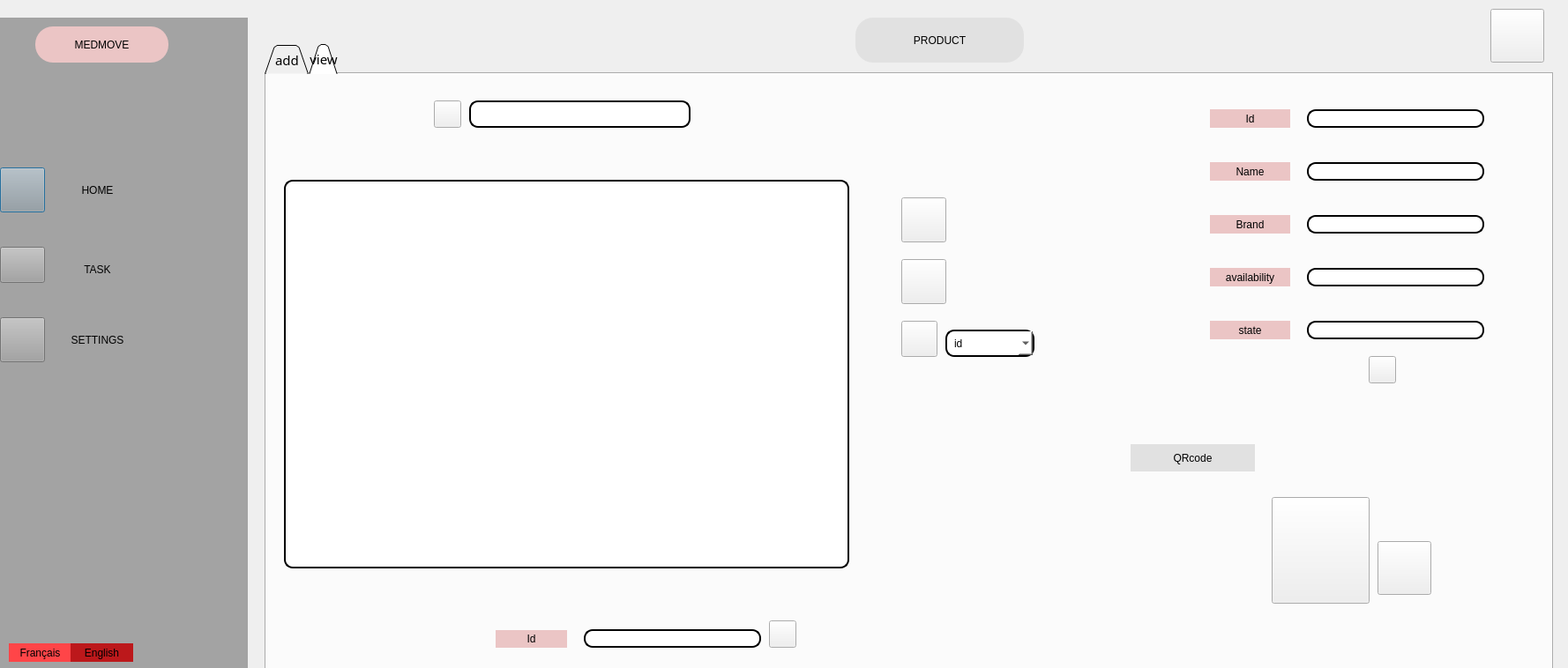
<?xml version="1.0" encoding="UTF-8"?>
<ui version="4.0">
 <class>produitang</class>
 <widget class="QDialog" name="produitang">
  <property name="geometry">
   <rect>
    <x>0</x>
    <y>0</y>
    <width>1778</width>
    <height>758</height>
   </rect>
  </property>
  <property name="windowTitle">
   <string>Dialog</string>
  </property>
  <widget class="QWidget" name="widget" native="true">
   <property name="geometry">
    <rect>
     <x>-10</x>
     <y>20</y>
     <width>291</width>
     <height>1001</height>
    </rect>
   </property>
   <property name="styleSheet">
    <string notr="true">
background-color: rgb(163, 163, 163);</string>
   </property>
   <widget class="QPushButton" name="pushButton">
    <property name="geometry">
     <rect>
      <x>10</x>
      <y>170</y>
      <width>51</width>
      <height>51</height>
     </rect>
    </property>
    <property name="styleSheet">
     <string notr="true">background-image: url(:/Downloads/home (1).svg);</string>
    </property>
    <property name="text">
     <string/>
    </property>
   </widget>
   <widget class="QPushButton" name="pushButton_5">
    <property name="geometry">
     <rect>
      <x>70</x>
      <y>160</y>
      <width>101</width>
      <height>71</height>
     </rect>
    </property>
    <property name="styleSheet">
     <string notr="true">border-radius: 30px;

color: black;
padding: 0 8px;
background-color: rgb(163, 163, 163);
font: bold, &quot;Comic Sans MS&quot;;;
text-align:center;</string>
    </property>
    <property name="text">
     <string>HOME</string>
    </property>
   </widget>
   <widget class="QPushButton" name="pushButton_4">
    <property name="geometry">
     <rect>
      <x>10</x>
      <y>260</y>
      <width>51</width>
      <height>41</height>
     </rect>
    </property>
    <property name="styleSheet">
     <string notr="true">background-image: url(:/Downloads/align-justify.svg);</string>
    </property>
    <property name="text">
     <string/>
    </property>
   </widget>
   <widget class="QPushButton" name="pushButton_6">
    <property name="geometry">
     <rect>
      <x>70</x>
      <y>250</y>
      <width>101</width>
      <height>71</height>
     </rect>
    </property>
    <property name="styleSheet">
     <string notr="true">border-radius: 30px;

color: black;
padding: 0 8px;
background-color: rgb(163, 163, 163);
font: bold, &quot;Comic Sans MS&quot;;;
text-align:center;</string>
    </property>
    <property name="text">
     <string>TASK</string>
    </property>
   </widget>
   <widget class="QPushButton" name="pushButton_7">
    <property name="geometry">
     <rect>
      <x>70</x>
      <y>330</y>
      <width>101</width>
      <height>71</height>
     </rect>
    </property>
    <property name="styleSheet">
     <string notr="true">border-radius: 30px;

color: black;
padding: 0 8px;
background-color: rgb(163, 163, 163);
font: bold, &quot;Comic Sans MS&quot;;;
text-align:center;</string>
    </property>
    <property name="text">
     <string>SETTINGS</string>
    </property>
   </widget>
   <widget class="QPushButton" name="pushButton_8">
    <property name="geometry">
     <rect>
      <x>10</x>
      <y>340</y>
      <width>51</width>
      <height>51</height>
     </rect>
    </property>
    <property name="styleSheet">
     <string notr="true">background-image: url(:/Downloads/settings.svg);</string>
    </property>
    <property name="text">
     <string/>
    </property>
   </widget>
   <widget class="QPushButton" name="pushButton_9">
    <property name="geometry">
     <rect>
      <x>50</x>
      <y>10</y>
      <width>151</width>
      <height>41</height>
     </rect>
    </property>
    <property name="styleSheet">
     <string notr="true">font: 75 8pt &quot;MS Shell Dlg 2&quot;;
border-radius: 20px;
color: black;
padding: 0 8px;
background: #ebc5c5;
font: bold, &quot;Comic Sans MS&quot;;;
text-align:center;</string>
    </property>
    <property name="text">
     <string>MEDMOVE</string>
    </property>
   </widget>
   <widget class="QPushButton" name="pushButton_24">
    <property name="geometry">
     <rect>
      <x>20</x>
      <y>710</y>
      <width>71</width>
      <height>21</height>
     </rect>
    </property>
    <property name="styleSheet">
     <string notr="true">border-radius: 30px;
background-color: rgb(255, 69, 72);

color: black;
padding: 0 8px;
font: bold, &quot;Comic Sans MS&quot;;;
text-align:center;</string>
    </property>
    <property name="text">
     <string>Français</string>
    </property>
   </widget>
   <widget class="QPushButton" name="pushButton_25">
    <property name="geometry">
     <rect>
      <x>90</x>
      <y>710</y>
      <width>71</width>
      <height>21</height>
     </rect>
    </property>
    <property name="styleSheet">
     <string notr="true">border-radius: 30px;

color: black;
padding: 0 8px;
font: bold, &quot;Comic Sans MS&quot;;;
background-color: rgb(188, 24, 27);
text-align:center;</string>
    </property>
    <property name="text">
     <string>English</string>
    </property>
   </widget>
  </widget>
  <widget class="QTabWidget" name="tabWidget">
   <property name="geometry">
    <rect>
     <x>300</x>
     <y>50</y>
     <width>1461</width>
     <height>731</height>
    </rect>
   </property>
   <property name="font">
    <font>
     <family>Noto Sans</family>
     <pointsize>11</pointsize>
     <italic>false</italic>
     <stylestrategy>PreferDefault</stylestrategy>
    </font>
   </property>
   <property name="layoutDirection">
    <enum>Qt::LeftToRight</enum>
   </property>
   <property name="styleSheet">
    <string notr="true">QTabBar::tab {
	border-color: rgb(170, 170, 0);
	background-image: url(:/Downloads/back.png);
    background: qlineargradient(x1: 0, y1: 0, x2: 0, y2: 1,
                                stop: 0 #E1E1E1, stop: 0.4 #DDDDDD,
                                stop: 0.5 #D8D8D8, stop: 1.0 #D3D3D3);
    border: 2px solid#C4C4C3;
    border-bottom-color: #C2C7CB; /* same as the pane color */
    border-top-left-radius: 4px;
    border-top-right-radius: 4px;
    min-width:20ex;
    padding: 2px;
     font: bold, &quot;Comic Sans MS&quot;;
}

QTabBar::tab:selected, QTabBar::tab:hover {
    background: qlineargradient(x1: 0, y1: 0, x2: 0, y2: 1,
                                stop: 0 #8f8c8d, stop: 0.4 #8f8c8d,
                                stop: 0.5 #8f8c8d, stop: 1.0 #8f8c8d);
}

QTabBar::tab:selected {
    border-color: #9B9B9B;
    border-bottom-color: #C2C7CB; /* same as pane color */
}</string>
   </property>
   <property name="tabShape">
    <enum>QTabWidget::Triangular</enum>
   </property>
   <property name="currentIndex">
    <number>1</number>
   </property>
   <widget class="QWidget" name="tab">
    <attribute name="title">
     <string>add</string>
    </attribute>
    <widget class="QPushButton" name="pushButton_2">
     <property name="geometry">
      <rect>
       <x>240</x>
       <y>110</y>
       <width>131</width>
       <height>31</height>
      </rect>
     </property>
     <property name="styleSheet">
      <string notr="true">font: 75 8pt &quot;MS Shell Dlg 2&quot;;
border-radius: 20px;
color: black;
padding: 0 8px;
background: #ebc5c5;
font: bold, &quot;Comic Sans MS&quot;;;
text-align:center;</string>
     </property>
     <property name="text">
      <string>Name</string>
     </property>
    </widget>
    <widget class="QPushButton" name="pushButton_3">
     <property name="geometry">
      <rect>
       <x>240</x>
       <y>290</y>
       <width>131</width>
       <height>31</height>
      </rect>
     </property>
     <property name="styleSheet">
      <string notr="true">font: 75 8pt &quot;MS Shell Dlg 2&quot;;
border-radius: 20px;
color: black;
padding: 0 8px;
background: #ebc5c5;
font: bold, &quot;Comic Sans MS&quot;;;
text-align:center;</string>
     </property>
     <property name="text">
      <string>state</string>
     </property>
    </widget>
    <widget class="QPushButton" name="pushButton_11">
     <property name="geometry">
      <rect>
       <x>240</x>
       <y>230</y>
       <width>131</width>
       <height>31</height>
      </rect>
     </property>
     <property name="styleSheet">
      <string notr="true">font: 75 8pt &quot;MS Shell Dlg 2&quot;;
border-radius: 20px;
color: black;
padding: 0 8px;
background: #ebc5c5;
font: bold, &quot;Comic Sans MS&quot;;;
text-align:center;</string>
     </property>
     <property name="text">
      <string>availability</string>
     </property>
    </widget>
    <widget class="QPushButton" name="pushButton_12">
     <property name="geometry">
      <rect>
       <x>240</x>
       <y>170</y>
       <width>131</width>
       <height>31</height>
      </rect>
     </property>
     <property name="styleSheet">
      <string notr="true">font: 75 8pt &quot;MS Shell Dlg 2&quot;;
border-radius: 20px;
color: black;
padding: 0 8px;
background: #ebc5c5;
font: bold, &quot;Comic Sans MS&quot;;;
text-align:center;</string>
     </property>
     <property name="text">
      <string>Brand</string>
     </property>
    </widget>
    <widget class="QLineEdit" name="nom">
     <property name="geometry">
      <rect>
       <x>390</x>
       <y>110</y>
       <width>251</width>
       <height>31</height>
      </rect>
     </property>
     <property name="styleSheet">
      <string notr="true">border: 2px solid black;
font: 75 8pt &quot;MS Shell Dlg 2&quot;;
border-radius: 10px;
padding: 0 8px;
background: white;
font: bold, &quot;Comic Sans MS&quot;;;
text-align:center;</string>
     </property>
     <property name="clearButtonEnabled">
      <bool>true</bool>
     </property>
    </widget>
    <widget class="QLineEdit" name="marque">
     <property name="geometry">
      <rect>
       <x>390</x>
       <y>170</y>
       <width>251</width>
       <height>31</height>
      </rect>
     </property>
     <property name="styleSheet">
      <string notr="true">border: 2px solid black;
font: 75 8pt &quot;MS Shell Dlg 2&quot;;
border-radius: 10px;
padding: 0 8px;
background: white;
font: bold, &quot;Comic Sans MS&quot;;;
text-align:center;</string>
     </property>
     <property name="clearButtonEnabled">
      <bool>true</bool>
     </property>
    </widget>
    <widget class="QLineEdit" name="disponibilite">
     <property name="geometry">
      <rect>
       <x>390</x>
       <y>230</y>
       <width>251</width>
       <height>31</height>
      </rect>
     </property>
     <property name="styleSheet">
      <string notr="true">border: 2px solid black;
font: 75 8pt &quot;MS Shell Dlg 2&quot;;
border-radius: 10px;
padding: 0 8px;
background: white;
font: bold, &quot;Comic Sans MS&quot;;;
text-align:center;</string>
     </property>
     <property name="clearButtonEnabled">
      <bool>true</bool>
     </property>
    </widget>
    <widget class="QLineEdit" name="etat">
     <property name="geometry">
      <rect>
       <x>390</x>
       <y>290</y>
       <width>251</width>
       <height>31</height>
      </rect>
     </property>
     <property name="styleSheet">
      <string notr="true">border: 2px solid black;
font: 75 8pt &quot;MS Shell Dlg 2&quot;;
border-radius: 10px;
padding: 0 8px;
background: white;
font: bold, &quot;Comic Sans MS&quot;;;
text-align:center;</string>
     </property>
     <property name="clearButtonEnabled">
      <bool>true</bool>
     </property>
    </widget>
    <widget class="QPushButton" name="ajout">
     <property name="geometry">
      <rect>
       <x>390</x>
       <y>360</y>
       <width>121</width>
       <height>51</height>
      </rect>
     </property>
     <property name="styleSheet">
      <string notr="true">font: 75 8pt &quot;MS Shell Dlg 2&quot;;
border-radius: 20px;
color: black;
padding: 0 8px;
background: #E1E1E1;
font: bold, &quot;Comic Sans MS&quot;;;
text-align:center;</string>
     </property>
     <property name="text">
      <string>SAVE</string>
     </property>
    </widget>
    <widget class="QPushButton" name="pushButton_14">
     <property name="geometry">
      <rect>
       <x>240</x>
       <y>60</y>
       <width>131</width>
       <height>31</height>
      </rect>
     </property>
     <property name="styleSheet">
      <string notr="true">font: 75 8pt &quot;MS Shell Dlg 2&quot;;
border-radius: 20px;
color: black;
padding: 0 8px;
background: #ebc5c5;
font: bold, &quot;Comic Sans MS&quot;;;
text-align:center;</string>
     </property>
     <property name="text">
      <string>Id</string>
     </property>
    </widget>
    <widget class="QLineEdit" name="id">
     <property name="geometry">
      <rect>
       <x>390</x>
       <y>60</y>
       <width>251</width>
       <height>31</height>
      </rect>
     </property>
     <property name="styleSheet">
      <string notr="true">border: 2px solid black;
font: 75 8pt &quot;MS Shell Dlg 2&quot;;
border-radius: 10px;
padding: 0 8px;
background: white;
font: bold, &quot;Comic Sans MS&quot;;;
text-align:center;</string>
     </property>
     <property name="text">
      <string/>
     </property>
     <property name="clearButtonEnabled">
      <bool>true</bool>
     </property>
    </widget>
   </widget>
   <widget class="QWidget" name="tab_2">
    <attribute name="title">
     <string>view</string>
    </attribute>
    <widget class="QPushButton" name="pushButton_15">
     <property name="geometry">
      <rect>
       <x>190</x>
       <y>30</y>
       <width>31</width>
       <height>31</height>
      </rect>
     </property>
     <property name="styleSheet">
      <string notr="true">background-image: url(:/Downloads/search (1).svg);</string>
     </property>
     <property name="text">
      <string/>
     </property>
    </widget>
    <widget class="QLineEdit" name="nomrecherche">
     <property name="geometry">
      <rect>
       <x>230</x>
       <y>30</y>
       <width>251</width>
       <height>31</height>
      </rect>
     </property>
     <property name="styleSheet">
      <string notr="true">border: 2px solid black;
font: 75 8pt &quot;MS Shell Dlg 2&quot;;
border-radius: 10px;
padding: 0 8px;
background: white;
font: bold, &quot;Comic Sans MS&quot;;;
text-align:center;</string>
     </property>
    </widget>
    <widget class="QPushButton" name="pushButton_17">
     <property name="geometry">
      <rect>
       <x>720</x>
       <y>140</y>
       <width>51</width>
       <height>51</height>
      </rect>
     </property>
     <property name="styleSheet">
      <string notr="true">background-image: url(:/Downloads/file-text (1).svg);</string>
     </property>
     <property name="text">
      <string/>
     </property>
    </widget>
    <widget class="QPushButton" name="pushButton_26">
     <property name="geometry">
      <rect>
       <x>980</x>
       <y>420</y>
       <width>141</width>
       <height>31</height>
      </rect>
     </property>
     <property name="styleSheet">
      <string notr="true">font: 75 8pt &quot;MS Shell Dlg 2&quot;;
border-radius: 20px;
color: black;
padding: 0 8px;
background: #E1E1E1;
font: bold, &quot;Comic Sans MS&quot;;;
text-align:center;</string>
     </property>
     <property name="text">
      <string>QRcode</string>
     </property>
    </widget>
    <widget class="QPushButton" name="pushButton_19">
     <property name="geometry">
      <rect>
       <x>720</x>
       <y>210</y>
       <width>51</width>
       <height>51</height>
      </rect>
     </property>
     <property name="styleSheet">
      <string notr="true">background-image: url(:/Downloads/bar-chart-2.svg);</string>
     </property>
     <property name="text">
      <string/>
     </property>
    </widget>
    <widget class="QLineEdit" name="nom1">
     <property name="geometry">
      <rect>
       <x>1180</x>
       <y>100</y>
       <width>201</width>
       <height>21</height>
      </rect>
     </property>
     <property name="styleSheet">
      <string notr="true">border: 2px solid black;
font: 75 8pt &quot;MS Shell Dlg 2&quot;;
border-radius: 10px;
padding: 0 8px;
background: white;
font: bold, &quot;Comic Sans MS&quot;;;
text-align:center;</string>
     </property>
    </widget>
    <widget class="QLineEdit" name="etat1">
     <property name="geometry">
      <rect>
       <x>1180</x>
       <y>280</y>
       <width>201</width>
       <height>21</height>
      </rect>
     </property>
     <property name="styleSheet">
      <string notr="true">border: 2px solid black;
font: 75 8pt &quot;MS Shell Dlg 2&quot;;
border-radius: 10px;
padding: 0 8px;
background: white;
font: bold, &quot;Comic Sans MS&quot;;;
text-align:center;</string>
     </property>
    </widget>
    <widget class="QLineEdit" name="disponibilite1">
     <property name="geometry">
      <rect>
       <x>1180</x>
       <y>220</y>
       <width>201</width>
       <height>21</height>
      </rect>
     </property>
     <property name="styleSheet">
      <string notr="true">border: 2px solid black;
font: 75 8pt &quot;MS Shell Dlg 2&quot;;
border-radius: 10px;
padding: 0 8px;
background: white;
font: bold, &quot;Comic Sans MS&quot;;;
text-align:center;</string>
     </property>
    </widget>
    <widget class="QLineEdit" name="marque1">
     <property name="geometry">
      <rect>
       <x>1180</x>
       <y>160</y>
       <width>201</width>
       <height>21</height>
      </rect>
     </property>
     <property name="styleSheet">
      <string notr="true">border: 2px solid black;
font: 75 8pt &quot;MS Shell Dlg 2&quot;;
border-radius: 10px;
padding: 0 8px;
background: white;
font: bold, &quot;Comic Sans MS&quot;;;
text-align:center;</string>
     </property>
    </widget>
    <widget class="QPushButton" name="ajout_4">
     <property name="geometry">
      <rect>
       <x>1250</x>
       <y>320</y>
       <width>31</width>
       <height>31</height>
      </rect>
     </property>
     <property name="styleSheet">
      <string notr="true">background-image: url(:/Downloads/save (1).svg);</string>
     </property>
     <property name="text">
      <string/>
     </property>
    </widget>
    <widget class="QPushButton" name="ajout_3">
     <property name="geometry">
      <rect>
       <x>570</x>
       <y>620</y>
       <width>31</width>
       <height>31</height>
      </rect>
     </property>
     <property name="styleSheet">
      <string notr="true">background-image: url(:/Downloads/trash-2 (1).svg);</string>
     </property>
     <property name="text">
      <string/>
     </property>
    </widget>
    <widget class="QPushButton" name="pushButton_29">
     <property name="geometry">
      <rect>
       <x>260</x>
       <y>631</y>
       <width>81</width>
       <height>20</height>
      </rect>
     </property>
     <property name="styleSheet">
      <string notr="true">font: 75 8pt &quot;MS Shell Dlg 2&quot;;
border-radius: 20px;
color: black;
padding: 0 8px;
background: #ebc5c5;
font: bold, &quot;Comic Sans MS&quot;;;
text-align:center;</string>
     </property>
     <property name="text">
      <string>Id</string>
     </property>
    </widget>
    <widget class="QLineEdit" name="id1">
     <property name="geometry">
      <rect>
       <x>360</x>
       <y>630</y>
       <width>201</width>
       <height>21</height>
      </rect>
     </property>
     <property name="styleSheet">
      <string notr="true">border: 2px solid black;
font: 75 8pt &quot;MS Shell Dlg 2&quot;;
border-radius: 10px;
padding: 0 8px;
background: white;
font: bold, &quot;Comic Sans MS&quot;;;
text-align:center;</string>
     </property>
     <property name="text">
      <string/>
     </property>
    </widget>
    <widget class="QLineEdit" name="id1_3">
     <property name="geometry">
      <rect>
       <x>1180</x>
       <y>40</y>
       <width>201</width>
       <height>21</height>
      </rect>
     </property>
     <property name="styleSheet">
      <string notr="true">border: 2px solid black;
font: 75 8pt &quot;MS Shell Dlg 2&quot;;
border-radius: 10px;
padding: 0 8px;
background: white;
font: bold, &quot;Comic Sans MS&quot;;;
text-align:center;</string>
     </property>
     <property name="text">
      <string/>
     </property>
    </widget>
    <widget class="QPushButton" name="pushButton_13">
     <property name="geometry">
      <rect>
       <x>1140</x>
       <y>480</y>
       <width>111</width>
       <height>121</height>
      </rect>
     </property>
     <property name="styleSheet">
      <string notr="true">background-image: url(:/Downloads/2222.png);</string>
     </property>
     <property name="text">
      <string/>
     </property>
    </widget>
    <widget class="QLabel" name="label1">
     <property name="geometry">
      <rect>
       <x>960</x>
       <y>450</y>
       <width>171</width>
       <height>151</height>
      </rect>
     </property>
     <property name="text">
      <string/>
     </property>
    </widget>
    <widget class="QPushButton" name="pushButton_18">
     <property name="geometry">
      <rect>
       <x>1070</x>
       <y>220</y>
       <width>91</width>
       <height>21</height>
      </rect>
     </property>
     <property name="styleSheet">
      <string notr="true">font: 75 8pt &quot;MS Shell Dlg 2&quot;;
border-radius: 20px;
color: black;
padding: 0 8px;
background: #ebc5c5;
font: bold, &quot;Comic Sans MS&quot;;;
text-align:center;</string>
     </property>
     <property name="text">
      <string>availability</string>
     </property>
    </widget>
    <widget class="QPushButton" name="pushButton_20">
     <property name="geometry">
      <rect>
       <x>1070</x>
       <y>280</y>
       <width>91</width>
       <height>21</height>
      </rect>
     </property>
     <property name="styleSheet">
      <string notr="true">font: 75 8pt &quot;MS Shell Dlg 2&quot;;
border-radius: 20px;
color: black;
padding: 0 8px;
background: #ebc5c5;
font: bold, &quot;Comic Sans MS&quot;;;
text-align:center;</string>
     </property>
     <property name="text">
      <string>state</string>
     </property>
    </widget>
    <widget class="QPushButton" name="pushButton_21">
     <property name="geometry">
      <rect>
       <x>1070</x>
       <y>160</y>
       <width>91</width>
       <height>21</height>
      </rect>
     </property>
     <property name="styleSheet">
      <string notr="true">font: 75 8pt &quot;MS Shell Dlg 2&quot;;
border-radius: 20px;
color: black;
padding: 0 8px;
background: #ebc5c5;
font: bold, &quot;Comic Sans MS&quot;;;
text-align:center;</string>
     </property>
     <property name="text">
      <string>Brand</string>
     </property>
    </widget>
    <widget class="QPushButton" name="pushButton_22">
     <property name="geometry">
      <rect>
       <x>1070</x>
       <y>100</y>
       <width>91</width>
       <height>21</height>
      </rect>
     </property>
     <property name="styleSheet">
      <string notr="true">font: 75 8pt &quot;MS Shell Dlg 2&quot;;
border-radius: 20px;
color: black;
padding: 0 8px;
background: #ebc5c5;
font: bold, &quot;Comic Sans MS&quot;;;
text-align:center;</string>
     </property>
     <property name="text">
      <string>Name</string>
     </property>
    </widget>
    <widget class="QPushButton" name="pushButton_23">
     <property name="geometry">
      <rect>
       <x>1070</x>
       <y>40</y>
       <width>91</width>
       <height>21</height>
      </rect>
     </property>
     <property name="styleSheet">
      <string notr="true">font: 75 8pt &quot;MS Shell Dlg 2&quot;;
border-radius: 20px;
color: black;
padding: 0 8px;
background: #ebc5c5;
font: bold, &quot;Comic Sans MS&quot;;;
text-align:center;</string>
     </property>
     <property name="text">
      <string>Id</string>
     </property>
    </widget>
    <widget class="QPushButton" name="pushButton_27">
     <property name="geometry">
      <rect>
       <x>1260</x>
       <y>530</y>
       <width>61</width>
       <height>61</height>
      </rect>
     </property>
     <property name="styleSheet">
      <string notr="true">background-image: url(:/Downloads/edit.svg);</string>
     </property>
     <property name="text">
      <string/>
     </property>
    </widget>
    <widget class="QTableView" name="view">
     <property name="geometry">
      <rect>
       <x>20</x>
       <y>120</y>
       <width>641</width>
       <height>441</height>
      </rect>
     </property>
     <property name="styleSheet">
      <string notr="true">border: 2px solid black;
font: 75 8pt &quot;MS Shell Dlg 2&quot;;
border-radius: 10px;
padding: 0 8px;
background: white;
font: bold, &quot;Comic Sans MS&quot;;;
text-align:center;</string>
     </property>
    </widget>
    <widget class="QComboBox" name="comboBox">
     <property name="geometry">
      <rect>
       <x>770</x>
       <y>290</y>
       <width>101</width>
       <height>31</height>
      </rect>
     </property>
     <property name="styleSheet">
      <string notr="true">border: 2px solid black;
font: 75 8pt &quot;MS Shell Dlg 2&quot;;
border-radius: 10px;
padding: 0 8px;
background: white;
font: bold, &quot;Comic Sans MS&quot;;;
text-align:center;</string>
     </property>
     <item>
      <property name="text">
       <string>id</string>
      </property>
     </item>
     <item>
      <property name="text">
       <string>etat</string>
      </property>
     </item>
     <item>
      <property name="text">
       <string>disponibilite</string>
      </property>
     </item>
    </widget>
    <widget class="QPushButton" name="pushButton_36">
     <property name="geometry">
      <rect>
       <x>720</x>
       <y>280</y>
       <width>41</width>
       <height>41</height>
      </rect>
     </property>
     <property name="styleSheet">
      <string notr="true">background-image: url(:/Downloads/filter (1).svg);</string>
     </property>
     <property name="text">
      <string/>
     </property>
    </widget>
   </widget>
  </widget>
  <widget class="QPushButton" name="pushButton_30">
   <property name="geometry">
    <rect>
     <x>970</x>
     <y>20</y>
     <width>191</width>
     <height>51</height>
    </rect>
   </property>
   <property name="styleSheet">
    <string notr="true">font: 75 8pt &quot;MS Shell Dlg 2&quot;;
border-radius: 20px;
color: black;
padding: 0 8px;
background: #E1E1E1;
font: bold, &quot;Comic Sans MS&quot;;;
text-align:center;</string>
   </property>
   <property name="text">
    <string>PRODUCT</string>
   </property>
  </widget>
  <widget class="QPushButton" name="pushButton_35">
   <property name="geometry">
    <rect>
     <x>1690</x>
     <y>10</y>
     <width>61</width>
     <height>61</height>
    </rect>
   </property>
   <property name="styleSheet">
    <string notr="true">background-image: url(:/Downloads/camera.svg);</string>
   </property>
   <property name="text">
    <string/>
   </property>
  </widget>
 </widget>
 <resources/>
 <connections/>
</ui>
